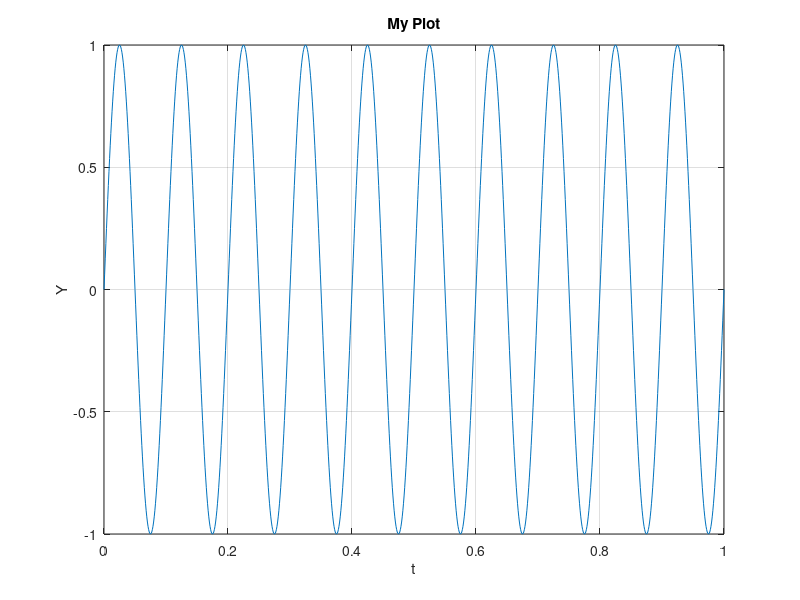

Reproduce this figure in MATLAB.
%%%%%%%%%%%%%%%%%%%%%%%%%%%%%%%%%%%%%%%%%%%%%%%%%
% WWeaver
% 3/24/2022
%
% MATLAB Script to learn GIT
%%%%%%%%%%%%%%%%%%%%%%%%%%%%%%%%%%%%%%%%%%%%%%%%%%

clear
clc
close all

%%

t=0:0.001:1;

figure
plot(t,sin(2*pi*10*t))
 grid on
 ylabel('Y')
 xlabel('t')
 title('My Plot')


